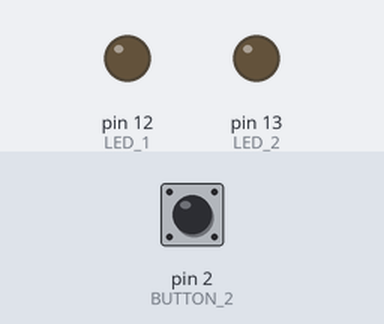
A sketch run on a simulated Arduino Uno, built with avr-gcc and run on an emulated ATmega328P. On the bench: output pins drawn as LEDs (lit = HIGH). The inputs (shaded band) are chosen by the test bench; at power-on: pin 2 (BUTTON_2) HIGH.

Above: at 1.2 s.
1.3 s: pin 2 (BUTTON_2) pulled LOW for 0.15 s
At 1.37 s:
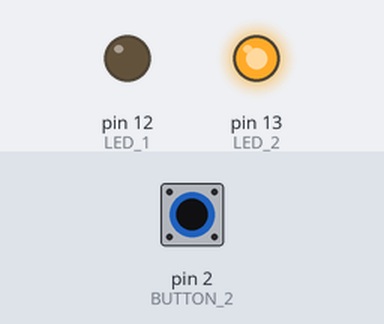
2.9 s: pin 2 (BUTTON_2) pulled LOW for 3.2 s
At 7.1 s:
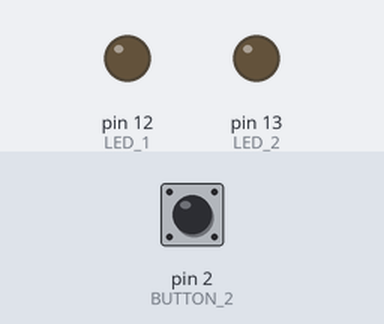
Timing chart, 0 to 8.6 s (numbered marks = the images above; inputs shaded):
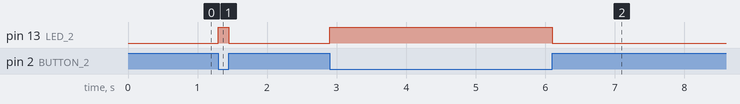

Measured:
- after the input at 1.3 s, pin 13 (LED_2): LOW → HIGH at once, → LOW 0.15 s later
- after the input at 2.9 s, pin 13 (LED_2): LOW → HIGH at once, → LOW 3.2 s later

The sketch:

exercice2.ino
```cpp
#define LED_1 12
#define LED_2 13
#define BUTTON_1 1
#define BUTTON_2 2

void setup() {
  pinMode(BUTTON_1, INPUT_PULLUP);
  pinMode(LED_1, OUTPUT);
  pinMode(BUTTON_2, INPUT_PULLUP);
  pinMode(LED_2, OUTPUT);
  Serial.begin(9600);
}

void loop() {
  boolean etat1 = !digitalRead(BUTTON_1);
  digitalWrite(LED_1, etat1);
  boolean etat2 = !digitalRead(BUTTON_2);
  digitalWrite(LED_2, etat2);
}
```
